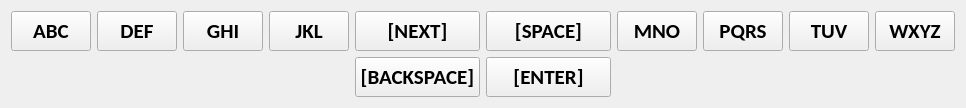
   <widget class="QWidget" name="gridLayoutWidget">
    <property name="geometry">
     <rect>
      <x>10</x>
      <y>230</y>
      <width>941</width>
      <height>91</height>
     </rect>
    </property>
    <layout class="QGridLayout" name="gridLayout_2">
     <item row="0" column="0">
      <widget class="QPushButton" name="pushButton0">
       <property name="minimumSize">
        <size>
         <width>80</width>
         <height>40</height>
        </size>
       </property>
       <property name="font">
        <font>
         <family>Calibri</family>
         <pointsize>16</pointsize>
         <weight>75</weight>
         <bold>true</bold>
        </font>
       </property>
       <property name="cursor">
        <cursorShape>PointingHandCursor</cursorShape>
       </property>
       <property name="mouseTracking">
        <bool>false</bool>
       </property>
       <property name="text">
        <string>ABC</string>
       </property>
      </widget>
     </item>
     <item row="0" column="1">
      <widget class="QPushButton" name="pushButton1">
       <property name="minimumSize">
        <size>
         <width>80</width>
         <height>40</height>
        </size>
       </property>
       <property name="font">
        <font>
         <family>Calibri</family>
         <pointsize>16</pointsize>
         <weight>75</weight>
         <bold>true</bold>
        </font>
       </property>
       <property name="cursor">
        <cursorShape>PointingHandCursor</cursorShape>
       </property>
       <property name="text">
        <string>DEF</string>
       </property>
      </widget>
     </item>
     <item row="1" column="5">
      <widget class="QPushButton" name="enter">
       <property name="minimumSize">
        <size>
         <width>125</width>
         <height>40</height>
        </size>
       </property>
       <property name="font">
        <font>
         <family>Calibri</family>
         <pointsize>16</pointsize>
         <weight>75</weight>
         <bold>true</bold>
        </font>
       </property>
       <property name="cursor">
        <cursorShape>PointingHandCursor</cursorShape>
       </property>
       <property name="text">
        <string>[ENTER]</string>
       </property>
      </widget>
     </item>
     <item row="0" column="2">
      <widget class="QPushButton" name="pushButton2">
       <property name="minimumSize">
        <size>
         <width>80</width>
         <height>40</height>
        </size>
       </property>
       <property name="font">
        <font>
         <family>Calibri</family>
         <pointsize>16</pointsize>
         <weight>75</weight>
         <bold>true</bold>
        </font>
       </property>
       <property name="cursor">
        <cursorShape>PointingHandCursor</cursorShape>
       </property>
       <property name="text">
        <string>GHI</string>
       </property>
      </widget>
     </item>
     <item row="0" column="7">
      <widget class="QPushButton" name="pushButton7">
       <property name="minimumSize">
        <size>
         <width>80</width>
         <height>40</height>
        </size>
       </property>
       <property name="font">
        <font>
         <family>Calibri</family>
         <pointsize>16</pointsize>
         <weight>75</weight>
         <bold>true</bold>
        </font>
       </property>
       <property name="cursor">
        <cursorShape>PointingHandCursor</cursorShape>
       </property>
       <property name="text">
        <string>PQRS</string>
       </property>
      </widget>
     </item>
     <item row="0" column="6">
      <widget class="QPushButton" name="pushButton6">
       <property name="minimumSize">
        <size>
         <width>80</width>
         <height>40</height>
        </size>
       </property>
       <property name="font">
        <font>
         <family>Calibri</family>
         <pointsize>16</pointsize>
         <weight>75</weight>
         <bold>true</bold>
        </font>
       </property>
       <property name="cursor">
        <cursorShape>PointingHandCursor</cursorShape>
       </property>
       <property name="text">
        <string>MNO</string>
       </property>
      </widget>
     </item>
     <item row="0" column="5">
      <widget class="QPushButton" name="pushButton5">
       <property name="minimumSize">
        <size>
         <width>100</width>
         <height>40</height>
        </size>
       </property>
       <property name="font">
        <font>
         <family>Calibri</family>
         <pointsize>16</pointsize>
         <weight>75</weight>
         <bold>true</bold>
        </font>
       </property>
       <property name="cursor">
        <cursorShape>PointingHandCursor</cursorShape>
       </property>
       <property name="text">
        <string>[SPACE]</string>
       </property>
      </widget>
     </item>
     <item row="0" column="3">
      <widget class="QPushButton" name="pushButton3">
       <property name="minimumSize">
        <size>
         <width>80</width>
         <height>40</height>
        </size>
       </property>
       <property name="font">
        <font>
         <family>Calibri</family>
         <pointsize>16</pointsize>
         <weight>75</weight>
         <bold>true</bold>
        </font>
       </property>
       <property name="cursor">
        <cursorShape>PointingHandCursor</cursorShape>
       </property>
       <property name="text">
        <string>JKL</string>
       </property>
      </widget>
     </item>
     <item row="0" column="4">
      <widget class="QPushButton" name="pushButton4">
       <property name="minimumSize">
        <size>
         <width>100</width>
         <height>40</height>
        </size>
       </property>
       <property name="font">
        <font>
         <family>Calibri</family>
         <pointsize>16</pointsize>
         <weight>75</weight>
         <bold>true</bold>
        </font>
       </property>
       <property name="cursor">
        <cursorShape>PointingHandCursor</cursorShape>
       </property>
       <property name="text">
        <string>[NEXT]</string>
       </property>
      </widget>
     </item>
     <item row="1" column="4">
      <widget class="QPushButton" name="backspace">
       <property name="minimumSize">
        <size>
         <width>125</width>
         <height>40</height>
        </size>
       </property>
       <property name="font">
        <font>
         <family>Calibri</family>
         <pointsize>16</pointsize>
         <weight>75</weight>
         <bold>true</bold>
        </font>
       </property>
       <property name="cursor">
        <cursorShape>PointingHandCursor</cursorShape>
       </property>
       <property name="text">
        <string>[BACKSPACE]</string>
       </property>
      </widget>
     </item>
     <item row="0" column="8">
      <widget class="QPushButton" name="pushButton8">
       <property name="minimumSize">
        <size>
         <width>80</width>
         <height>40</height>
        </size>
       </property>
       <property name="font">
        <font>
         <family>Calibri</family>
         <pointsize>16</pointsize>
         <weight>75</weight>
         <bold>true</bold>
        </font>
       </property>
       <property name="cursor">
        <cursorShape>PointingHandCursor</cursorShape>
       </property>
       <property name="text">
        <string>TUV</string>
       </property>
      </widget>
     </item>
     <item row="0" column="9">
      <widget class="QPushButton" name="pushButton9">
       <property name="minimumSize">
        <size>
         <width>80</width>
         <height>40</height>
        </size>
       </property>
       <property name="font">
        <font>
         <family>Calibri</family>
         <pointsize>16</pointsize>
         <weight>75</weight>
         <bold>true</bold>
        </font>
       </property>
       <property name="cursor">
        <cursorShape>PointingHandCursor</cursorShape>
       </property>
       <property name="text">
        <string>WXYZ</string>
       </property>
      </widget>
     </item>
    </layout>
   </widget>
